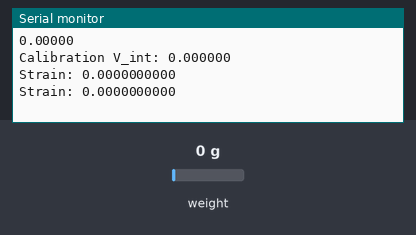
Bench run of a sketch on a simulated Arduino Uno, built with avr-gcc and run on an emulated ATmega328P. On the bench: the last lines printed to the serial monitor. The test bench sets the inputs (shaded band); at power-on: weight on the scale 0 g.

Above: at 3.2 s.
3.3 s: weight on the scale set to 100 g
At 3.8 s:
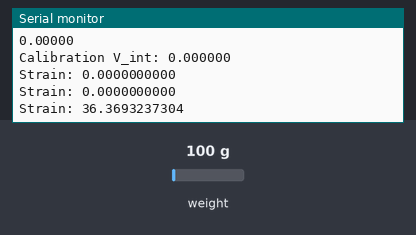
4.8 s: weight on the scale set to 1250 g
At 5.6 s:
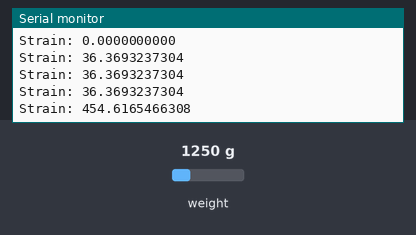
Timing chart, 0 to 7.8 s (numbered marks = the images above; inputs shaded):
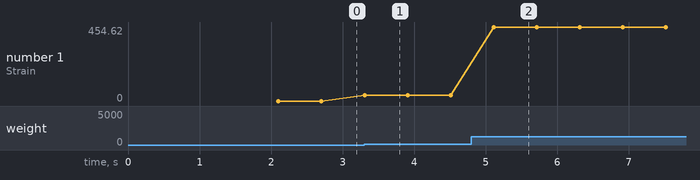

The sketch:

SG4tmoney.ino
```cpp
#include <Arduino.h>
#include "HX711.h"
HX711 scale;

const int DOUT_PIN = 7;
const int SCK_PIN  = 6;
float cal;
float V_int;


float C2 = .802;
float ve2 = 4.206;
float C1 = .809;
float ve1 = 4.262;
float C3 = .795;
float ve3 = 4.171;


float C = C2; // chose based on the strain gauge you are testing
float ve = ve2;

float StrnGauge () {
  scale.set_gain(128);

  if (scale.is_ready()) {
    //pull raw 24 bit value
    float data = scale.read();
    // Serial.print("Raw reading: ");
    // Serial.println(data,4 );

  //convert to V0
    float v0 = (data*.02*(C)) / (8388607); //Digital to Volts
    // Serial.println (v0, 10);
    float del_v = v0 - V_int;

    // Serial.print("Del V:");
    // Serial.println(del_v, 8);

    //calc strain
    float del_e = ((4*del_v)/(2.1*ve));

    return del_e;

  } else {
    Serial.println("HX711 not found.");
    return -1;
  }
}

float StrnCal (){
  Serial.println("Calibrating... Please do not put any load on the specimine!");
  if (scale.is_ready()) {
    float cal = scale.read_average(); // zero point set
    V_int = (cal*.02*(C)) / (8388607);
    Serial.println(V_int,5);
  } else {
    Serial.println("HX711 error");
    while (1); 						// Code stop
  }
  return V_int;
}

void setup() {
  Serial.begin(115200);
  scale.begin(DOUT_PIN, SCK_PIN);
  delay(1000);
  V_int = StrnCal();

  Serial.print("Calibration V_int: ");
  Serial.println(V_int, 6);
}


void loop() {
    float strain = StrnGauge();
    float strain_p = strain * 1000000;
    Serial.print("Strain: ");
    Serial.println(strain_p, 10);

    delay(500);
}
```

Measured:
- after the input at 3.3 s, the serial monitor: prints a new line at once (image 1)
- after the input at 4.8 s, the serial monitor: prints a new line after 0.31 s (image 2)
- plotted number 1: 0 → 36.37 after the input at 3.3 s, 36.37 → 454.62 after the input at 4.8 s
